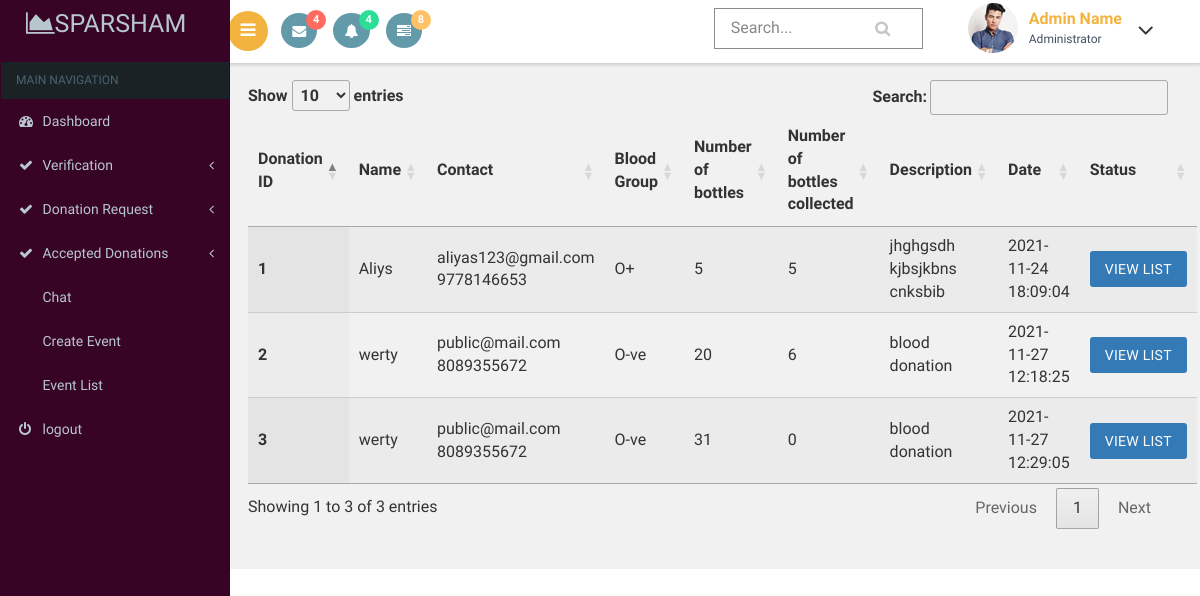
/secratary/blooddonationlist.php, run on an earlier commit of the app's database.
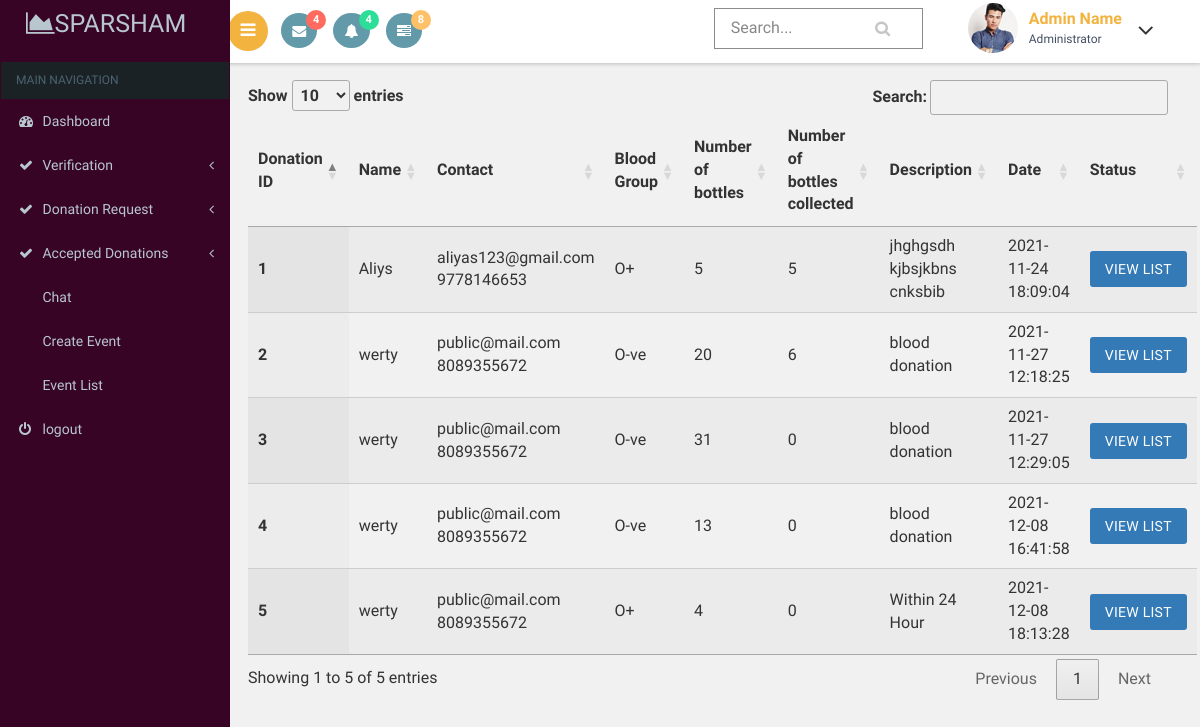
And on a later commit of the database.
### tables this page shows
CREATE TABLE `blood_donation` (
  `blood_donation_id` int(11) NOT NULL,
  `email` varchar(30) NOT NULL,
  `no_of_bottle` int(11) NOT NULL,
  `no_of_donation` int(11) NOT NULL,
  `blood_group` varchar(5) NOT NULL,
  `description` varchar(50) NOT NULL,
  `blood_donation_status` int(3) NOT NULL DEFAULT 0,
  `donation_date` timestamp NOT NULL DEFAULT current_timestamp()
);

CREATE TABLE `registration` (
  `name` varchar(80) NOT NULL,
  `email` varchar(80) NOT NULL,
  `phone` bigint(11) NOT NULL,
  `gender` varchar(10) NOT NULL,
  `date_of_birth` varchar(20) NOT NULL,
  `house` varchar(80) NOT NULL,
  `place` varchar(80) NOT NULL,
  `country` int(11) NOT NULL,
  `state` int(11) NOT NULL,
  `district` int(11) NOT NULL,
  `pincode` int(6) NOT NULL,
  `profile_pic` varchar(100) NOT NULL DEFAULT '../images/avathar.jpg'
);

### secratary/blooddonationlist.php (the view, shortened to what this page needs)
<?php
include("dbconn.php");
?>
<!DOCTYPE html>
<html>
<head>
    <link href="css/bootstrap.css" rel='stylesheet' type='text/css' />
<link href="css/style.css" rel='stylesheet' type='text/css' />
<link href="css/font-awesome.css" rel="stylesheet">
<link href='css/SidebarNav.min.css' media='all' rel='stylesheet' type='text/css'/>
<link href="css/custom.css" rel="stylesheet">
    <link rel="stylesheet" type="text/css" href="https://cdn.datatables.net/1.10.21/css/jquery.dataTables.css">
</head>
<body class="cbp-spmenu-push">
    <div class="main-content">
    <div class="cbp-spmenu cbp-spmenu-vertical cbp-spmenu-left" id="cbp-spmenu-s1">
        <aside class="sidebar-left">
      <nav class="navbar navbar-inverse">
          <div class="navbar-header">
            <h1><a class="navbar-brand" href="index.html"><span class="fa fa-area-chart"></span>Sparsham<span class="dashboard_text"></span></a></h1>
          </div>
          <?php
          include("menu.php");
          ?>
      </nav>
    </aside>
    </div>
        <?php
        include("header.php");
        ?>
        <div id="page-wrapper">
    <table id="table_id" class="display">
    <thead>
        <tr>
           <th>Donation ID</th>
           <th>Name</th>
           <th>Contact</th>
      <th>Blood Group</th>
      <th>Number of bottles</th>
      <th>Number of bottles collected</th>
      <th>Description</th>
      <th>Date</th>
      <th>Status</th>
        </tr>
    </thead>
    <tbody>
         <?php
            $sql="select * from blood_donation a,registration b where a.email=b.email order by a.donation_date desc";
            $res=mysqli_query($conn,$sql);
            if(mysqli_num_rows($res)>0){
                while($r=mysqli_fetch_assoc($res)){
            ?>
           <tr>
      <th scope="row"><?php echo $r['blood_donation_id']?></th>
      <td><?php echo $r['name']?></td>
      <td><?php echo $r['email']?><br>
        <?php echo $r['phone']?><br>
      </td>
      <td><?php echo $r['blood_group']?></td>
      <td><?php echo $r['no_of_bottle']?></td>
      <td><?php echo $r['no_of_donation']?></td>
        <td><?php echo $r['description']?></td>
        <td><?php echo $r['donation_date']?></td>
        <td><a href="blooddonationlistview.php?id=<?php echo $r['blood_donation_id']?>">
    <button class="btn btn-primary">View List</button></a>
</td>
    </tr>
            <?php
        }
    }
            ?>
    </tbody>
</table>
</div></div>
</body>
</html>

What changed in the data, as far as the page shows it:
added blood_donation: blood_donation_id "5", registration.name "werty", registration.email "public@mail.com", registration.phone "8089355672", blood_group "O+", no_of_bottle "4", no_of_donation "0", description "Within 24 Hour", donation_date "2021-12-08 18:13:28"
added blood_donation: blood_donation_id "4", registration.name "werty", registration.email "public@mail.com", registration.phone "8089355672", blood_group "O-ve", no_of_bottle "13", no_of_donation "0", description "blood donation", donation_date "2021-12-08 16:41:58"
Also different on the page:
text written by a page script: "Show entries Search: Showing 1 to 3 of 3 entries Previous 1 Next" → "Show entries Search: Showing 1 to 5 of 5 entries Previous 1 Next"
